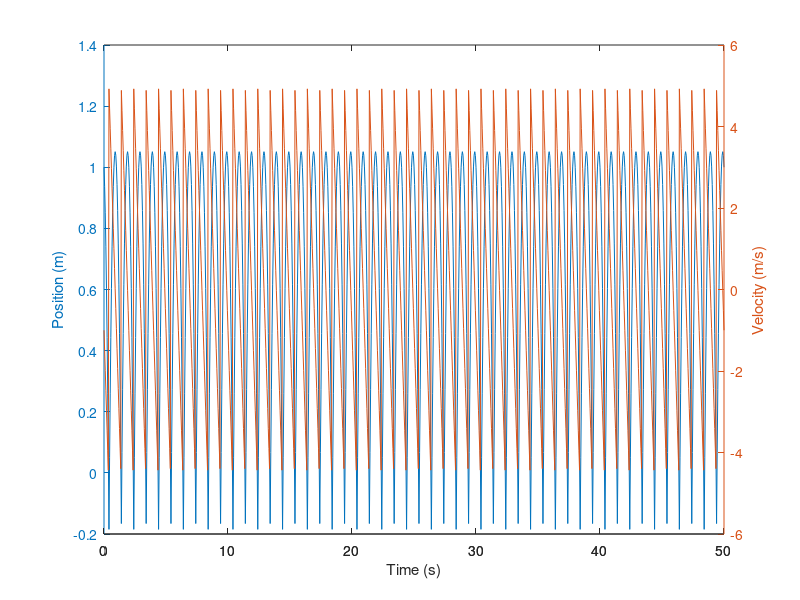

Write MATLAB code to recreate this figure.
%%%%%%%%%%%%%%%%%%%%%%%%%%%%%%%%%%%%%%%%%%
%calcul Bouncing Ball elastic collision
%Nicolas
%03 06 2015
%%%%%%%%%%%%%%%%%%%%%%%%%%%%%%%%%%%%%%%%%%

%parameter
m=0.05; %mass of the ball
e=1; %restit coeff
z0=1; %initial position
v0=-1; %initial velocity
g=9.81; %gravity
dt=0.05; %time step
N=1000; %number of step

%Velocity Verlet solving
v=[v0];
z=[z0];
for nn=1:N
    vh=v(nn)-0.5*g*dt;
    z(nn+1)=z(nn)+vh*dt;
    if z(nn+1)>0
        v(nn+1)=vh-0.5*g*dt;
    else
        v(nn+1)=-e*(vh-0.5*g*dt);
    end
end

%% Plot
t=0:dt:N*dt;
[hAx,~,~]=plotyy(t,z,t,v);

xlabel('Time (s)')
ylabel(hAx(1),'Position (m)') % left y-axis
ylabel(hAx(2),'Velocity (m/s)') % right y-axis